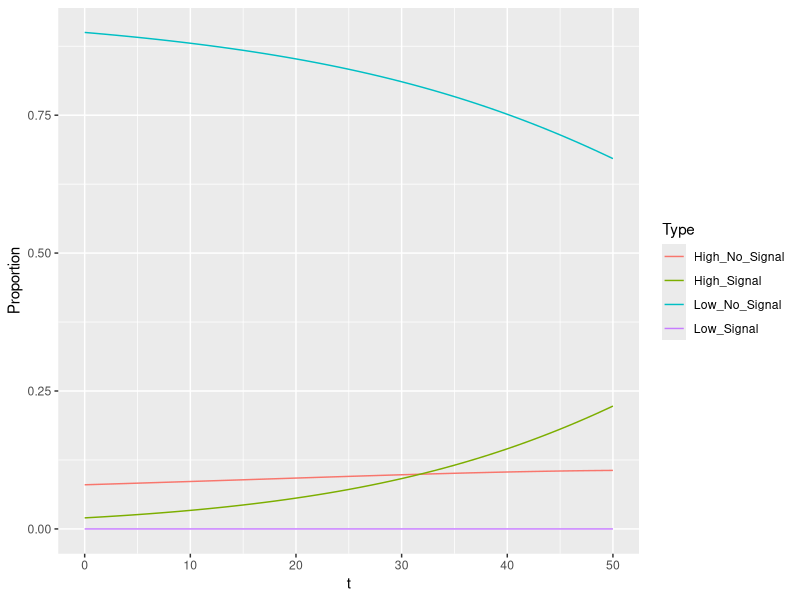
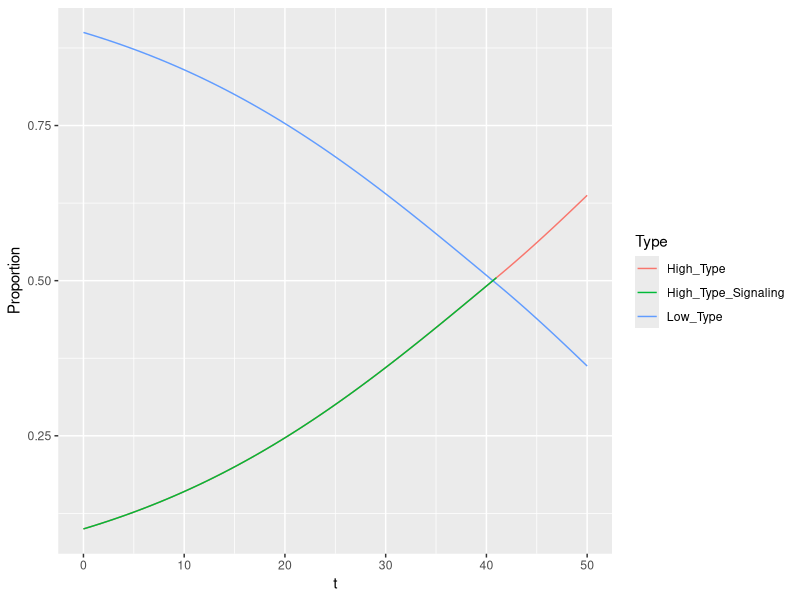
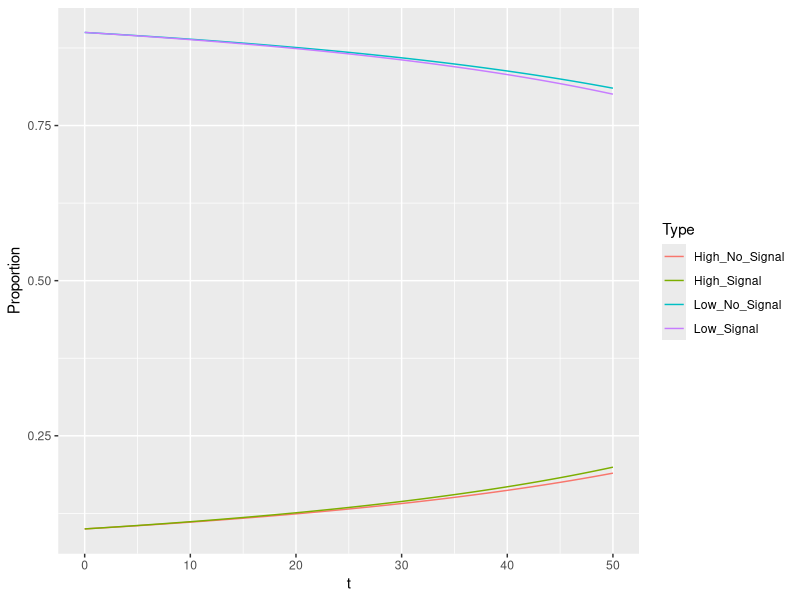
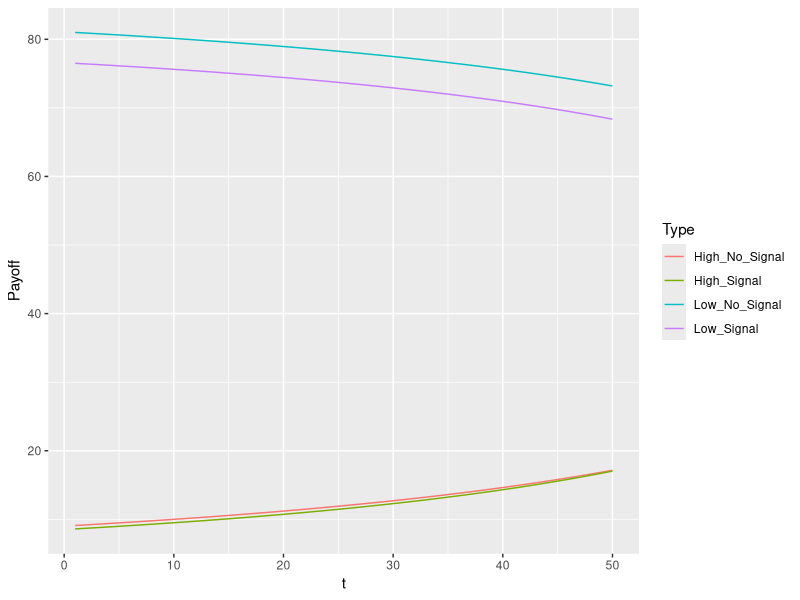
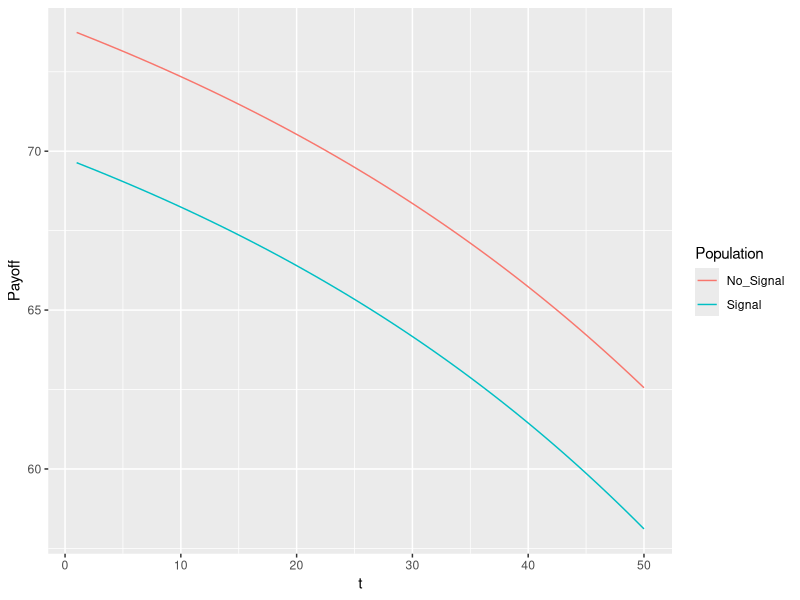
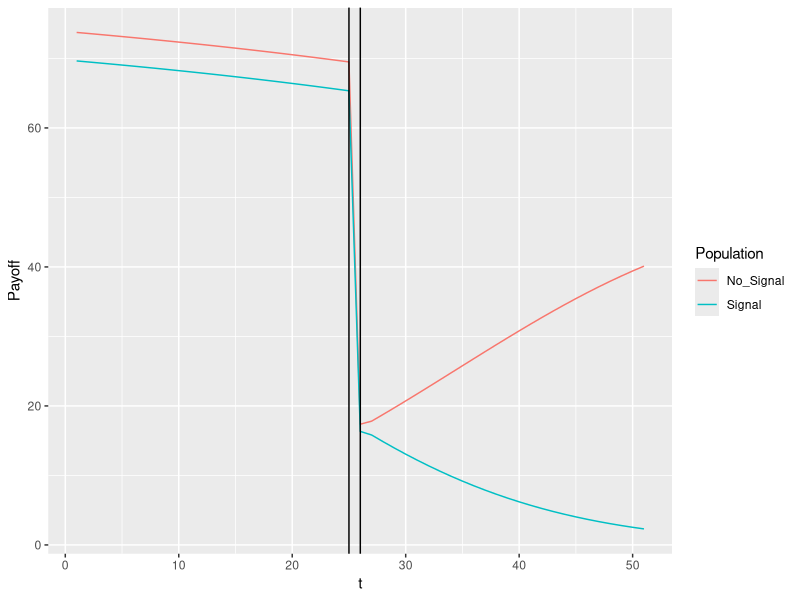

The R source for these figures, in order:
library("tidyverse", "shiny", "stringr")

time = 50
vHH = 100
vHL = 90
vLH = 90
vLL = 90
K = 5
ratio = .1
ratio_l = 0
ratio_h = .2

evo = function(ratio, ratio_h, ratio_l, vHH, vHL, vLH, vLL, K, time){
  H_N = (1-ratio_h)*ratio
  H_S = ratio_h*ratio
  L_N = (1-ratio_l)*(1-ratio)
  L_S = ratio_l*(1-ratio)
  pop = data.frame(H_N,H_S,L_N,L_S)
  SHH = max(vHH - K, 0)
  SHL = max(vHL - K, 0)
  SLH = max(vLH - K, 0)
  SLL = max(vLL - K, 0)
  payoffs = data.frame(vHH,vHL,vLH,vLL,SHH,SHL,SLH,SLL)
  for(i in 1:time){
    H_N = as.numeric(tail(pop,1)[1])
    H_S = as.numeric(tail(pop,1)[2])
    L_N = as.numeric(tail(pop,1)[3])
    L_S = as.numeric(tail(pop,1)[4])
    S_H = if(H_S+L_S>0){
      H_S/(H_S+L_S)} else {0}
    S_L = 1-S_H
    N_H = if(H_N+L_N>0){
      H_N/(H_N+L_N)} else {0}
    N_L = 1-N_H
    H_N_P = H_N*(N_H*as.numeric(payoffs[1])+N_L*as.numeric(payoffs[2]))
    H_S_P = H_S*(S_H*as.numeric(payoffs[5])+S_L*as.numeric(payoffs[6]))
    L_N_P = L_N*(N_H*as.numeric(payoffs[3])+N_L*as.numeric(payoffs[4]))
    L_S_P = L_S*(S_H*as.numeric(payoffs[7])+S_L*as.numeric(payoffs[8]))
    Total_P = H_N_P+H_S_P+L_N_P+L_S_P
    H_N = H_N_P/Total_P
    H_S = H_S_P/Total_P
    L_N = L_N_P/Total_P
    L_S = L_S_P/Total_P
    pop1 = data.frame(H_N,H_S,L_N,L_S)
    pop = rbind(pop, pop1)
  }
  pop = pop %>%
    rename(High_No_Signal = H_N,
           High_Signal = H_S,
           Low_No_Signal = L_N,
           Low_Signal = L_S) %>%
    mutate(t = 0:time) %>%
    gather("High_No_Signal", "High_Signal", "Low_No_Signal", "Low_Signal", key = Type, value = Proportion)
}

pop_evo = evo(ratio, ratio_h, ratio_l, vHH, vHL, vLH, vLL, K, time)

ggplot(data = pop_evo, aes(x = t, y = Proportion, color = Type)) +
  geom_line()


evo_elect = function(ratio, vHH, vHL, vLH, vLL, K, time){
  SHH = max(vHH - K, 0)
  SHL = max(vHL - K, 0)
  SLH = max(vLH - K, 0)
  SLL = max(vLL - K, 0)
  payoffs = data.frame(vHH,vHL,vLH,vLL,SHH,SHL,SLH,SLL)
  H = ratio
  L = 1-ratio
  vH = H*vHH+L*vHL
  if(SHH>vH){
    S = 1
  } else {
    S = 0
  }
  pop = data.frame(H,L,S)
  for(i in 1:time){
    H = as.numeric(tail(pop,1)[1])
    L = as.numeric(tail(pop,1)[2])
    vH = H*as.numeric(payoffs[1])+L*as.numeric(payoffs[2])
    if(SHH>vH){
      S = 1
      H_P = H*SHH
    } else {
      S = 0
      H_P = H*vH
    }
    L_P = L*((1-S)*(H*vLH+L*vLL)+S*vLL)
    Total_P = H_P+L_P
    H = H_P/Total_P
    L = L_P/Total_P
    pop1 = data.frame(H,L,S)
    pop = rbind(pop, pop1)
  }
  pop = pop %>%
    rename(High_Type = H,
           Low_Type = L,
           Signal = S) %>%
    mutate(t = 0:time) %>%
    gather("High_Type", "Low_Type", key = Type, value = Proportion)
  pop$Signal[pop$Type=="Low_Type"]=0
  pop$Signal = as.factor(pop$Signal)
  pop
}

pop_evo_elect = evo_elect(ratio, vHH, vHL, vLH, vLL, K, time)

pop_evo_electS = pop_evo_elect %>%
  filter(Signal == 1)
pop_evo_electS$Type = "High_Type_Signaling"

ggplot(data = pop_evo_elect, aes(x = t, y = Proportion, color = Type)) +
  geom_line()+
  geom_line(data = pop_evo_electS, aes(x = t, y = Proportion, color = Type))

evo_apart = function(ratio, vHH, vHL, vLH, vLL, K, time){
  H_N = ratio
  H_S = ratio
  L_N = 1-ratio
  L_S = 1-ratio
  pop = data.frame(H_N,H_S,L_N,L_S)
  SHH = max(vHH - K, 0)
  SHL = max(vHL - K, 0)
  SLH = max(vLH - K, 0)
  SLL = max(vLL - K, 0)
  payoffs = data.frame(vHH,vHL,vLH,vLL,SHH,SHL,SLH,SLL)
  fitness = data.frame()
  for(i in 1:time){
    H_N = as.numeric(tail(pop,1)[1])
    H_S = as.numeric(tail(pop,1)[2])
    L_N = as.numeric(tail(pop,1)[3])
    L_S = as.numeric(tail(pop,1)[4])
    H_N_P = H_N*(H_N*as.numeric(payoffs[1])+L_N*as.numeric(payoffs[2]))
    H_S_P = H_S*(H_S*as.numeric(payoffs[5])+L_S*as.numeric(payoffs[6]))
    L_N_P = L_N*(H_N*as.numeric(payoffs[3])+L_N*as.numeric(payoffs[4]))
    L_S_P = L_S*(H_S*as.numeric(payoffs[7])+L_S*as.numeric(payoffs[8]))
    Total_N_P = H_N_P+L_N_P
    Total_S_P = H_S_P+L_S_P
    H_N = H_N_P/Total_N_P
    H_S = H_S_P/Total_S_P
    L_N = L_N_P/Total_N_P
    L_S = L_S_P/Total_S_P
    fitness1 = data.frame(H_N_P,H_S_P,L_N_P,L_S_P)
    fitness = rbind(fitness, fitness1)
    pop1 = data.frame(H_N,H_S,L_N,L_S)
    pop = rbind(pop, pop1)
  }
  group_pay = pop[2:(time+1),]*fitness
  group_pay = group_pay %>%
    mutate(No_Signal = H_N+L_N,
           Signal = H_S+L_S,
           t = 1:time) %>%
    gather("Signal", "No_Signal", key = Population, value = Payoff)
  pop = pop %>%
    rename(High_No_Signal = H_N,
           High_Signal = H_S,
           Low_No_Signal = L_N,
           Low_Signal = L_S) %>%
    mutate(t = 0:time) %>%
    gather("High_No_Signal", "High_Signal", "Low_No_Signal", "Low_Signal", key = Type, value = Proportion)
  fitness = fitness %>%
    rename(High_No_Signal = H_N_P,
           High_Signal = H_S_P,
           Low_No_Signal = L_N_P,
           Low_Signal = L_S_P) %>%
    mutate(t = 1:time) %>%
    gather("High_No_Signal", "High_Signal", "Low_No_Signal", "Low_Signal", key = Type, value = Payoff)
  list(pop, fitness, group_pay)
}

pop_evo_A = evo_apart(ratio, vHH, vHL, vLH, vLL, K, time)[[1]]
pay_evo_A = evo_apart(ratio, vHH, vHL, vLH, vLL, K, time)[[2]]
group_evo_A = evo_apart(ratio, vHH, vHL, vLH, vLL, K, time)[[3]]

ggplot(data = pop_evo_A, aes(x = t, y = Proportion, color = Type)) +
  geom_line()

ggplot(data = pay_evo_A, aes(x = t, y = Payoff, color = Type))+
  geom_line()

ggplot(data = group_evo_A, aes(x = t, y = Payoff, color = Population))+
  geom_line()

evo_join = function(ratio, vHH, vHL, vLH, vLL, K, time){
  H_N = ratio
  H_S = ratio
  L_N = 1-ratio
  L_S = 1-ratio
  pop = data.frame(H_N,H_S,L_N,L_S)
  SHH = max(vHH - K, 0)
  SHL = max(vHL - K, 0)
  SLH = max(vLH - K, 0)
  SLL = max(vLL - K, 0)
  payoffs = data.frame(vHH,vHL,vLH,vLL,SHH,SHL,SLH,SLL)
  fitness = data.frame()
  for(i in 1:ceiling(time/2)){
    H_N = as.numeric(tail(pop,1)[1])
    H_S = as.numeric(tail(pop,1)[2])
    L_N = as.numeric(tail(pop,1)[3])
    L_S = as.numeric(tail(pop,1)[4])
    H_N_P = H_N*(H_N*as.numeric(payoffs[1])+L_N*as.numeric(payoffs[2]))
    H_S_P = H_S*(H_S*as.numeric(payoffs[5])+L_S*as.numeric(payoffs[6]))
    L_N_P = L_N*(H_N*as.numeric(payoffs[3])+L_N*as.numeric(payoffs[4]))
    L_S_P = L_S*(H_S*as.numeric(payoffs[7])+L_S*as.numeric(payoffs[8]))
    Total_N_P = H_N_P+L_N_P
    Total_S_P = H_S_P+L_S_P
    H_N = H_N_P/Total_N_P
    H_S = H_S_P/Total_S_P
    L_N = L_N_P/Total_N_P
    L_S = L_S_P/Total_S_P
    fitness1 = data.frame(H_N_P,H_S_P,L_N_P,L_S_P)
    fitness = rbind(fitness, fitness1)
    pop1 = data.frame(H_N,H_S,L_N,L_S)
    pop = rbind(pop, pop1)
  }
  pop1 = pop1/2
  pop = rbind(pop,pop1)
  fitness1 = fitness1/2
  fitness = rbind(fitness, fitness1)
  for(i in (ceiling(time/2)+1):time){
    H_N = as.numeric(tail(pop,1)[1])
    H_S = as.numeric(tail(pop,1)[2])
    L_N = as.numeric(tail(pop,1)[3])
    L_S = as.numeric(tail(pop,1)[4])
    S_H = if(H_S+L_S>0){
      H_S/(H_S+L_S)} else {0}
    S_L = 1-S_H
    N_H = if(H_N+L_N>0){
      H_N/(H_N+L_N)} else {0}
    N_L = 1-N_H
    H_N_P = H_N*(N_H*as.numeric(payoffs[1])+N_L*as.numeric(payoffs[2]))
    H_S_P = H_S*(S_H*as.numeric(payoffs[5])+S_L*as.numeric(payoffs[6]))
    L_N_P = L_N*(N_H*as.numeric(payoffs[3])+N_L*as.numeric(payoffs[4]))
    L_S_P = L_S*(S_H*as.numeric(payoffs[7])+S_L*as.numeric(payoffs[8]))
    Total_P = H_N_P+H_S_P+L_N_P+L_S_P
    H_N = H_N_P/Total_P
    H_S = H_S_P/Total_P
    L_N = L_N_P/Total_P
    L_S = L_S_P/Total_P
    fitness1 = data.frame(H_N_P,H_S_P,L_N_P,L_S_P)
    fitness = rbind(fitness, fitness1)
    pop1 = data.frame(H_N,H_S,L_N,L_S)
    pop = rbind(pop, pop1)
  }
  group_pay = pop[2:(time+2),]*fitness
  group_pay = group_pay %>%
    mutate(No_Signal = H_N+L_N,
           Signal = H_S+L_S,
           t = 1:(time+1)) %>%
    gather("Signal", "No_Signal", key = Population, value = Payoff)
  pop = pop %>%
    rename(High_No_Signal = H_N,
           High_Signal = H_S,
           Low_No_Signal = L_N,
           Low_Signal = L_S) %>%
    mutate(t = 0:(time+1)) %>%
    gather("High_No_Signal", "High_Signal", "Low_No_Signal", "Low_Signal", key = Type, value = Proportion)
  fitness = fitness %>%
    rename(High_No_Signal = H_N_P,
           High_Signal = H_S_P,
           Low_No_Signal = L_N_P,
           Low_Signal = L_S_P) %>%
    mutate(t = 1:(time+1)) %>%
    gather("High_No_Signal", "High_Signal", "Low_No_Signal", "Low_Signal", key = Type, value = Payoff)
  list(pop, fitness, group_pay)
}

test=evo_join(ratio, vHH, vHL, vLH, vLL, K, time)

ggplot(data = test[[3]], aes(x = t, y = Payoff, color = Population)) +
  geom_line()+
  geom_vline(xintercept = ceiling(time/2))+
  geom_vline(xintercept = ceiling(time/2)+1)
